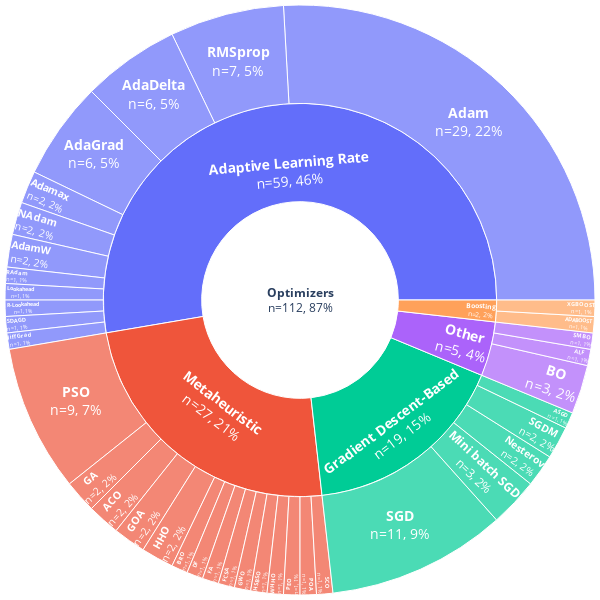

The cell this chart's notebook holds for it:
### Markdown cell above
# **Sunburst Chart**

### Code cell
# This code will generate a figure like this one: https://ars.els-cdn.com/content/image/1-s2.0-S1319157824001575-gr13_lrg.jpg

file_name = "fig_distribution_of_included_studies_by_optimizer.pdf"

parents=[
        "", # Root for Optimizers
        "Optimizers", # Parent for Gradient Descent-Based
        # Children of Gradient Descent-Based
        "Gradient Descent-Based", "Gradient Descent-Based", "Gradient Descent-Based", "Gradient Descent-Based", "Gradient Descent-Based", 
        "Optimizers", # Parent for Adaptive Learning Rate
        # Children of Adaptive Learning Rate follow...
        "Adaptive Learning Rate", "Adaptive Learning Rate", "Adaptive Learning Rate", "Adaptive Learning Rate", "Adaptive Learning Rate",
        "Adaptive Learning Rate", "Adaptive Learning Rate", "Adaptive Learning Rate", "Adaptive Learning Rate", "Adaptive Learning Rate",
        "Adaptive Learning Rate", "Adaptive Learning Rate",
        "Optimizers", # Parent for Metaheuristic
        # Children of Metaheuristic follow...
        "Metaheuristic", "Metaheuristic", "Metaheuristic", "Metaheuristic", "Metaheuristic", "Metaheuristic", "Metaheuristic",
        "Metaheuristic", "Metaheuristic", "Metaheuristic", "Metaheuristic", "Metaheuristic", "Metaheuristic", "Metaheuristic",
        "Metaheuristic", 
        "Optimizers", # Parents for Boosting
        "Boosting", "Boosting", # Child of Boosting
        "Optimizers", # Parents for Others
        "Other", "Other", "Other",# Children of Other
];

labels=[
        "Optimizers",
        "Gradient Descent-Based", "SGD", "Mini batch SGD", "Nesterov", "SGDM", "ASGD",
        "Adaptive Learning Rate", "Adam", "RMSprop", "AdaDelta", "AdaGrad", "Adamax", "NAdam", "AdamW", "RAdam", "Lookahead", "R-Lookahead", "SDAGD", "diffGrad",
        "Metaheuristic", "PSO", "GA", "ACO", "GOA", "HHO", "BRO", "DF", "FA", "FCSA", "GWO", "HSBSO", "WHHO", "PEO", "POA", "SCO", 
        "Boosting", "ADABOOST", "XGBOOST",
        "Other", "ALF", "BO", "SMBO",
];

values=[
        112, # Total for Optimizers
        19, # Total for Gradient Descent-Based
        11, 3, 2, 2, 1, # Values for children of Gradient Descent-Based
        59, # Total for Adaptive Learning Rate
        29, 7, 6, 6, 2, 2, 2, 1, 1, 1, 1, 1, # Values for children of Adaptive Learning Rate
        27, # Total for Metaheuristic
        9, 2, 2, 2, 2, 1, 1, 1, 1, 1, 1, 1, 1, 1, 1, # Values for children of Metaheuristic
        2, # Total for Boosting
        1, 1, # Values for children of Boosting
        5, # Total for Other
        1, 3, 1, # Values for children of Other
];

fig = go.Figure(go.Sunburst(
    parents=parents,               # Define the parent relationships for each segment of the sunburst
    labels=labels,                 # Set the labels for each segment
    values=values,                 # Set the values for each segment, determining their relative sizes
    branchvalues="total",          # Specify that the values represent the total of each branch (sum of children)
    insidetextorientation='auto',  # Automatically orient text inside segments to improve readability
    sort=True,                     # Enable sorting of segments by value within each branch
    insidetextfont=dict(size=14, color="white"),  # Set font size and color for text inside segments
    # textinfo='label',            # Show only the label text
    textinfo='text',               # Specify custom text format for each segment
    texttemplate= [f"<b>{label}</b><br>n={size}, {size/129:.0%}" for label, size in zip(labels, values)],
    # marker=dict(line=dict(color='grey', width=0.1))  # Add a grey border around each segment
))

fig.update_layout(
    showlegend=False,   # Hide the legend (not needed as labels are displayed inside the chart)
    autosize=False,     # Disable autosizing to set custom dimensions
    width=600,          # Set width of the figure
    height=600,         # Set height of the figure
    template=templs[3], # Apply a predefined template for styling the chart
    margin=dict(l=5, r=5, t=5, b=5),  # Reduced margins around the figure,
)

# Show the plot in an interactive window
fig.show()

# Optionally, write the figure to an image file
# fig.write_image(file_name)

### Figure 1 — Plotly figure (JSON) as saved in the notebook; plotly's stock layout.template omitted (floating-point values rounded to 4 significant figures)
{"data": [{"branchvalues": "total", "insidetextfont": {"color": "white", "size": 14}, "insidetextorientation": "auto", "labels": ["Optimizers", "Gradient Descent-Based", "SGD", "Mini batch SGD", "Nesterov", "SGDM", "ASGD", "Adaptive Learning Rate", "Adam", "RMSprop", "AdaDelta", "AdaGrad", "Adamax", "NAdam", "AdamW", "RAdam", "Lookahead", "R-Lookahead", "SDAGD", "diffGrad", "Metaheuristic", "PSO", "GA", "ACO", "GOA", "HHO", "BRO", "DF", "FA", "FCSA", "GWO", "HSBSO", "WHHO", "PEO", "POA", "SCO", "Boosting", "ADABOOST", "XGBOOST", "Other", "ALF", "BO", "SMBO"], "parents": ["", "Optimizers", "Gradient Descent-Based", "Gradient Descent-Based", "Gradient Descent-Based", "Gradient Descent-Based", "Gradient Descent-Based", "Optimizers", "Adaptive Learning Rate", "Adaptive Learning Rate", "Adaptive Learning Rate", "Adaptive Learning Rate", "Adaptive Learning Rate", "Adaptive Learning Rate", "Adaptive Learning Rate", "Adaptive Learning Rate", "Adaptive Learning Rate", "Adaptive Learning Rate", "Adaptive Learning Rate", "Adaptive Learning Rate", "Optimizers", "Metaheuristic", "Metaheuristic", "Metaheuristic", "Metaheuristic", "Metaheuristic", "Metaheuristic", "Metaheuristic", "Metaheuristic", "Metaheuristic", "Metaheuristic", "Metaheuristic", "Metaheuristic", "Metaheuristic", "Metaheuristic", "Metaheuristic", "Optimizers", "Boosting", "Boosting", "Optimizers", "Other", "Other", "Other"], "sort": true, "textinfo": "text", "texttemplate": ["<b>Optimizers</b><br>n=112, 87%", "<b>Gradient Descent-Based</b><br>n=19, 15%", "<b>SGD</b><br>n=11, 9%", "<b>Mini batch SGD</b><br>n=3, 2%", "<b>Nesterov</b><br>n=2, 2%", "<b>SGDM</b><br>n=2, 2%", "<b>ASGD</b><br>n=1, 1%", "<b>Adaptive Learning Rate</b><br>n=59, 46%", "<b>Adam</b><br>n=29, 22%", "<b>RMSprop</b><br>n=7, 5%", "<b>AdaDelta</b><br>n=6, 5%", "<b>AdaGrad</b><br>n=6, 5%", "<b>Adamax</b><br>n=2, 2%", "<b>NAdam</b><br>n=2, 2%", "<b>AdamW</b><br>n=2, 2%", "<b>RAdam</b><br>n=1, 1%", "<b>Lookahead</b><br>n=1, 1%", "<b>R-Lookahead</b><br>n=1, 1%", "<b>SDAGD</b><br>n=1, 1%", "<b>diffGrad</b><br>n=1, 1%", "<b>Metaheuristic</b><br>n=27, 21%", "<b>PSO</b><br>n=9, 7%", "<b>GA</b><br>n=2, 2%", "<b>ACO</b><br>n=2, 2%", "<b>GOA</b><br>n=2, 2%", "<b>HHO</b><br>n=2, 2%", "<b>BRO</b><br>n=1, 1%", "<b>DF</b><br>n=1, 1%", "<b>FA</b><br>n=1, 1%", "<b>FCSA</b><br>n=1, 1%", "<b>GWO</b><br>n=1, 1%", "<b>HSBSO</b><br>n=1, 1%", "<b>WHHO</b><br>n=1, 1%", "<b>PEO</b><br>n=1, 1%", "<b>POA</b><br>n=1, 1%", "<b>SCO</b><br>n=1, 1%", "<b>Boosting</b><br>n=2, 2%", "<b>ADABOOST</b><br>n=1, 1%", "<b>XGBOOST</b><br>n=1, 1%", "<b>Other</b><br>n=5, 4%", "<b>ALF</b><br>n=1, 1%", "<b>BO</b><br>n=3, 2%", "<b>SMBO</b><br>n=1, 1%"], "type": "sunburst", "values": [112, 19, 11, 3, 2, 2, 1, 59, 29, 7, 6, 6, 2, 2, 2, 1, 1, 1, 1, 1, 27, 9, 2, 2, 2, 2, 1, 1, 1, 1, 1, 1, 1, 1, 1, 1, 2, 1, 1, 5, 1, 3, 1]}], "layout": {"autosize": false, "height": 600, "margin": {"b": 5, "l": 5, "r": 5, "t": 5}, "showlegend": false, "width": 600}}
